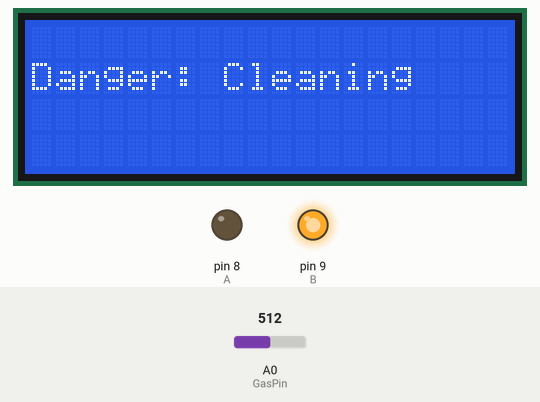
Simulated run of this sketch. Board: Arduino Uno, built with avr-gcc and run on an emulated ATmega328P. Shown: 20×4 character LCD, output pins drawn as LEDs (lit = HIGH). The inputs (shaded band) are chosen by the test bench; at power-on: A0 (GasPin) = 512. What the sketch prints to the serial monitor is not drawn.

Above: at 1.2 s.
1.3 s: A0 (GasPin) set to 111
5.7 s: A0 (GasPin) set to 95
At 6.8 s:
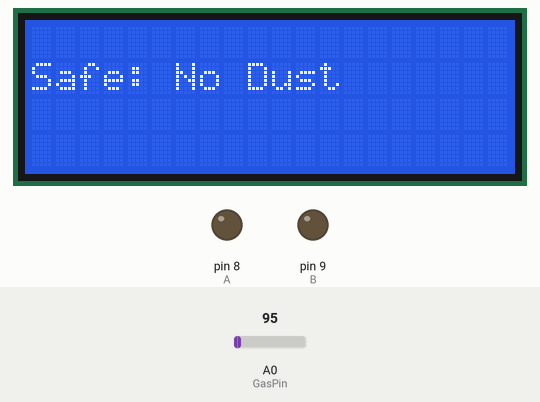
9.8 s: A0 (GasPin) set to 122
At 11.4 s:
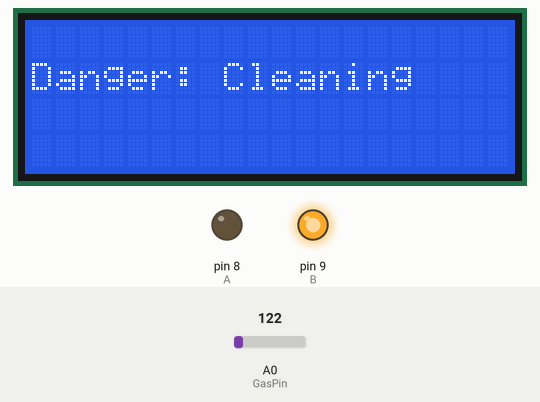
Timing chart, 0 to 12.9 s (numbered marks = the images above; inputs shaded):
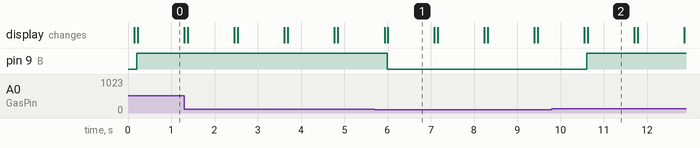

Measured:
- the behaviour switches between 101 and 100 on A0 (GasPin) (found by bisection; images 0 and 1)
- after the input at 5.7 s, pin 9 (B): HIGH → LOW after 0.29 s; the display: first changes after 0.23 s (image 1 shows a later state)
- after the input at 9.8 s, pin 9 (B): LOW → HIGH after 0.81 s; the display: first changes after 0.75 s (image 2 shows a later state)
- what the display in image 1 shows lasts 1.1 s, from 6.0 s to 7.1 s

The sketch:

Dustclean_dc.ino
```cpp
#include <Wire.h>                     // i2C 통신을 위한 라이브러리
#include <LiquidCrystal_I2C.h>        // LCD 2004 I2C용 라이브러리
LiquidCrystal_I2C lcd(0x27,20,4);     // 접근주소: 0x3F or 0x27

// 연기 센서 핀
int GasPin = A0;  // 가스 센서의 아날로그 핀

// 팬 모터 핀
int A = 8;       // 팬 모터 제어 핀 A
int B = 9;       // 팬 모터 제어 핀 B

// 연기 감지 임계값
int threshold = 100;  // 연기 농도가 100 이상이면 팬 작동

void setup() {
  // 핀 설정
  pinMode(GasPin, INPUT);  // 연기 센서 입력 핀 설정
  pinMode(A, OUTPUT);      // 팬 모터 핀 A 출력 모드
  pinMode(B, OUTPUT);      // 팬 모터 핀 B 출력 모드

  lcd.init();                      // LCD 초기화
  lcd.backlight();                // 백라이트 켜기

  // 시리얼 통신 초기화
  Serial.begin(9600);
}

void loop() {
  // 연기 센서 값 읽기
  int smokeValue = analogRead(GasPin);
  lcd.init();                      // LCD 초기화
  // 시리얼 모니터에 연기 값 출력
  Serial.print("Smoke Value: ");
  Serial.println(smokeValue);
  lcd.setCursor(0, 0);          // 첫번째 줄 문자열 출력
  lcd.print("Smoke Value: ");
  lcd.print(smokeValue);

  // 연기 감지 여부 확인
  if (smokeValue > threshold) {
    // 팬 모터 작동 (A 방향 회전)
    lcd.init();                      // LCD 초기화
    digitalWrite(A, LOW);
    digitalWrite(B, HIGH);
    Serial.println("Danger: Cleaning");
    lcd.setCursor(0, 1);          // 두번째 줄 문자열 출력
    lcd.print("Danger: Cleaning");
  } else {
    // 팬 모터 정지
    lcd.init();                      // LCD 초기화
    digitalWrite(A, LOW);
    digitalWrite(B, LOW);
    Serial.println("Safe: No Dust");
    lcd.setCursor(0, 1);          // 두번째 줄 문자열 출력
    lcd.print("Safe: No Dust");
  }
  // 1초 대기
  delay(1000);
}
```

Dust_clean_control.cpp
```cpp
#include <Wire.h>
#include <LiquidCrystal_I2C.h>
LiquidCrystal_I2C lcd(0x27, 20, 4);

// 센서/모터 핀
const int GasPin = A0;
const int A = 8;
const int B = 9;

// 히스테리시스 임계값
// smoke >= UPPER 이면 ON, smoke <= LOWER 이면 OFF, 그 사이에서는 이전 상태 유지
int UPPER = 140;   // 예: 오염이 충분히 높아지면 켜짐
int LOWER = 80;    // 예: 충분히 낮아지면 꺼짐

// 상태 변수
bool fanOn = false;

// (선택) 간단한 노이즈 완화용 이동평균
int readSmokeAveraged(uint8_t samples = 8) {
  long sum = 0;
  for (uint8_t i = 0; i < samples; i++) {
    sum += analogRead(GasPin);
    delay(2); // 샘플 사이 약간의 간격
  }
  return (int)(sum / samples);
}

void setFan(bool on) {
  if (on) {
    // A 방향 회전
    digitalWrite(A, LOW);
    digitalWrite(B, HIGH);
  } else {
    // 정지
    digitalWrite(A, LOW);
    digitalWrite(B, LOW);
  }
}

void printStatus(int smoke) {
  lcd.clear();
  lcd.setCursor(0, 0);
  lcd.print("Smoke Value: ");
  lcd.print(smoke);

  lcd.setCursor(0, 1);
  if (fanOn) {
    lcd.print("Danger: Cleaning");
  } else {
    lcd.print("Safe: No Dust");
  }
}

void setup() {
  pinMode(GasPin, INPUT);
  pinMode(A, OUTPUT);
  pinMode(B, OUTPUT);

  lcd.init();
  lcd.backlight();

  Serial.begin(9600);

  // 초기 상태 표시
  setFan(fanOn);
  printStatus(0);
}

void loop() {
  // 센서 읽기 (노이즈 완화를 위해 평균값 사용)
  int smokeValue = readSmokeAveraged(8);

  // 시리얼 출력
  Serial.print("Smoke Value: ");
  Serial.println(smokeValue);

  // 히스테리시스 로직
  if (!fanOn && smokeValue >= UPPER) {
    fanOn = true;
    setFan(true);
    printStatus(smokeValue);
    Serial.println("Fan -> ON (upper reached)");
  } else if (fanOn && smokeValue <= LOWER) {
    fanOn = false;
    setFan(false);
    printStatus(smokeValue);
    Serial.println("Fan -> OFF (lower reached)");
  } else {
    // 상태 변화 없을 때도 값만 갱신해서 보여주고 싶다면 아래 두 줄 사용
    lcd.setCursor(13, 0); // "Smoke Value: " 다음 위치
    lcd.print("    ");    // 자릿수 지우기
    lcd.setCursor(13, 0);
    lcd.print(smokeValue);
  }

  delay(200); // 루프 주기
}
```
